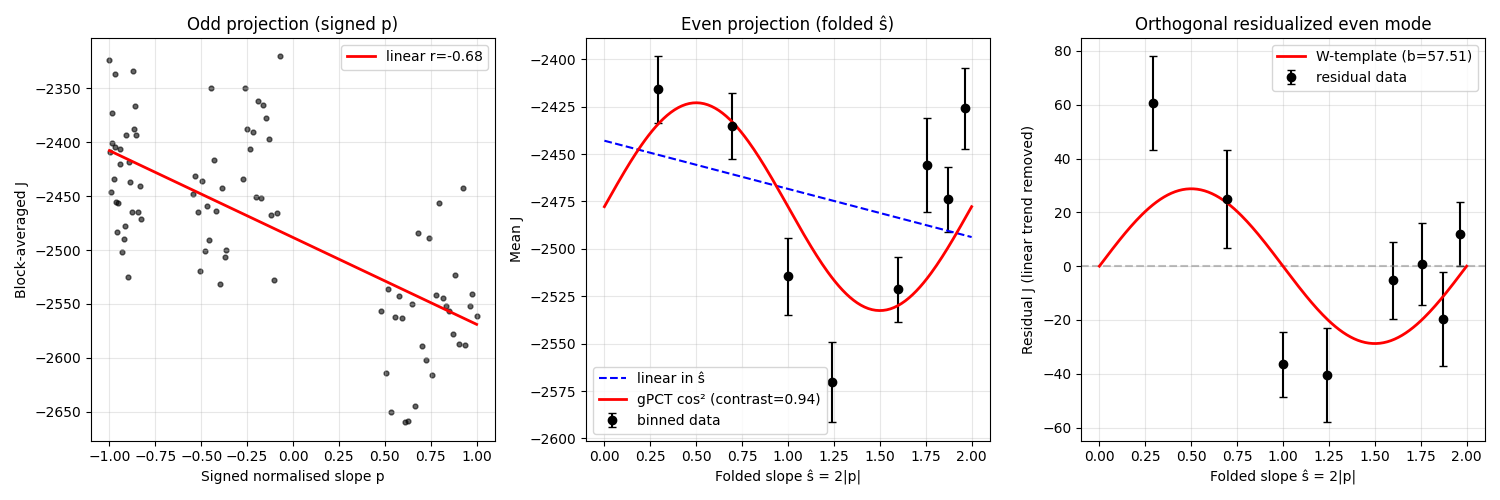

Reproduce this figure in Python.
"""
Dual-projection analysis of NIST bitdelay=0 runs with orthogonal residualization.
Shows:
  - signed p -> linear (odd) dependence
  - folded ŝ = 2|p| -> even-mode / W curvature
  - residualized even projection (isolating W-profile after linear removal)

Data:
  https://doi.org/10.18434/M33C71

  The NIST 2015 release contains multiple runs taken at different
  electronic-delay settings (the "bitdelay" parameter). Only the five
  bitdelay = 0 runs are used here. Non-zero bitdelay introduces a fixed
  offset between the setting-choice timestamp and the measurement
  timestamp; over a per-block average this offset smears any
  phase-dependent signal across adjacent values of the conditioning
  proxy, washing out the shape being tested. The bitdelay = 0 files
  preserve the timestamp alignment the analysis requires.

Author:  Christopher Dean White
ORCID:   0009-0002-7866-7078
License: ©2026 MIT
"""

import os
import numpy as np
import h5py
import ephem
from datetime import datetime, timezone
from scipy.optimize import curve_fit
import matplotlib.pyplot as plt

# ---------- configuration ----------
RUN_FILES = [
    "17_04_CH_pockel_100kHz.run.completeblind.dat.compressed.build.hdf5",
    "19_45_CH_pockel_100kHz.run.nolightconeshift.dat.compressed.build.hdf5",
    "23_55_CH_pockel_100kHz.run.ClassicalRNGXOR.dat.compressed.build.hdf5",
    "00_25_CH_pockel_100kHz.run.ClassicalRNGXOR_2.dat.compressed.build.hdf5",
    "02_31_CH_pockel_100kHz.run.ClassicalRNGXOR_3.dat.compressed.build.hdf5",
]
RUN_STARTS = {
    "17_04_CH_pockel_100kHz.run.completeblind.dat.compressed.build.hdf5":
        datetime(2015, 9, 18, 23, 4, 0, tzinfo=timezone.utc),
    "19_45_CH_pockel_100kHz.run.nolightconeshift.dat.compressed.build.hdf5":
        datetime(2015, 9, 19, 1, 45, 0, tzinfo=timezone.utc),
    "23_55_CH_pockel_100kHz.run.ClassicalRNGXOR.dat.compressed.build.hdf5":
        datetime(2015, 9, 19, 5, 55, 0, tzinfo=timezone.utc),
    "00_25_CH_pockel_100kHz.run.ClassicalRNGXOR_2.dat.compressed.build.hdf5":
        datetime(2015, 9, 19, 6, 25, 0, tzinfo=timezone.utc),
    "02_31_CH_pockel_100kHz.run.ClassicalRNGXOR_3.dat.compressed.build.hdf5":
        datetime(2015, 9, 19, 8, 31, 0, tzinfo=timezone.utc),
}
CLICK_MASK = 960
SYNC_HZ = 100_000
SCALE = 120
N_BINS = 8
HOLD_FRAC = 0.25
N_REPEATS = 30

BOULDER = ephem.Observer()
BOULDER.lat, BOULDER.lon, BOULDER.elevation = "40.0150", "-105.2705", 1655
# ------------------------------------

def compute_J_blocks(filepath, block_seconds):
    with h5py.File(filepath, "r") as f:
        a_clicks = np.asarray(f["alice/clicks"][:]) & CLICK_MASK
        b_clicks = np.asarray(f["bob/clicks"][:]) & CLICK_MASK
        a_set = np.asarray(f["alice/settings"][:])
        b_set = np.asarray(f["bob/settings"][:])
    n = min(len(a_clicks), len(b_clicks), len(a_set), len(b_set))
    block_ticks = int(block_seconds * SYNC_HZ)
    n_blocks = n // block_ticks
    J_list = []
    for b in range(n_blocks):
        sl = slice(b * block_ticks, (b + 1) * block_ticks)
        ac, bc = a_clicks[sl], b_clicks[sl]
        aset, bset = a_set[sl], b_set[sl]
        def count(sA, sB):
            return np.sum((aset == sA) & (bset == sB) & (ac > 0) & (bc > 0))
        n11, n12 = count(1, 1), count(1, 2)
        n21, n22 = count(2, 1), count(2, 2)
        s1 = np.sum((aset == 1) & (ac > 0))
        s2 = np.sum((aset == 2) & (ac > 0))
        J = (n11 + n22 - n12 - n21) - 0.5 * (s1 + s2)
        J_list.append(float(J))
    J_arr = np.array(J_list)
    basename = os.path.basename(filepath)
    start_unix = RUN_STARTS[basename].timestamp()
    times = start_unix + np.arange(len(J_arr)) * block_seconds
    return J_arr, times

def lunar_potential_rate(unix_times):
    rates = []
    moon = ephem.Moon()
    for t in unix_times:
        BOULDER.date = ephem.Date(datetime.fromtimestamp(t, timezone.utc))
        moon.compute(BOULDER)
        r1 = moon.earth_distance
        BOULDER.date += 60 / 86400.0
        moon.compute(BOULDER)
        r2 = moon.earth_distance
        rdot = (r2 - r1) / 60.0
        r_mid = 0.5 * (r1 + r2)
        rates.append(-rdot / (r_mid ** 2))
    return np.array(rates)

def normalize_and_fold(s):
    ptp = np.ptp(s)
    p = np.zeros_like(s) if ptp < 1e-12 else 2 * (s - s.min()) / ptp - 1
    return p, 2 * np.abs(p)

def gpct_shape(s_hat):
    return np.cos(np.pi * np.clip(s_hat, 0, 2) / 2 - np.pi / 4) ** 2

def bin_means(x, y, n_bins=N_BINS):
    edges = np.quantile(x, np.linspace(0, 1, n_bins + 1))
    centers, means, ses = [], [], []
    for i in range(n_bins):
        m = (x >= edges[i]) & (x <= edges[i+1] if i == n_bins-1 else x < edges[i+1])
        if np.sum(m) >= 2:
            centers.append(np.mean(x[m]))
            means.append(np.mean(y[m]))
            ses.append(np.std(y[m]) / np.sqrt(np.sum(m)))
    return np.array(centers), np.array(means), np.array(ses)

def lin_folded(x, a, b):
    return a + b * x

def templ(x, a, b):
    return a + b * (gpct_shape(x) - np.mean(gpct_shape(x)))

# ---------- load continuous arc ----------
all_J, all_s = [], []
for fn in RUN_FILES:
    if not os.path.exists(fn):
        continue
    J, t = compute_J_blocks(fn, SCALE)
    if len(J):
        all_J.append(J)
        all_s.append(lunar_potential_rate(t))
J = np.concatenate(all_J)
s = np.concatenate(all_s)
p, s_hat = normalize_and_fold(s)
n = len(J)
print(f"Total blocks at {SCALE}s: {n}")

# ---------- check cross-projection orthogonality ----------
ortho_corr = np.corrcoef(p, s_hat)[0, 1]
print(f"Cross-projection correlation (p vs ŝ): {ortho_corr:.4f}")

# ---------- signed (odd) projection ----------
r_signed = np.corrcoef(p, J)[0, 1]
coef_lin = np.polyfit(p, J, 1)
print(f"Signed p: r = {r_signed:.3f}")

# ---------- folded (even) projection ----------
cen, mu, se = bin_means(s_hat, J)
try:
    popt_l, pcov_l = curve_fit(lin_folded, cen, mu, p0=[mu.mean(), 0], sigma=se)
    popt_t, pcov_t = curve_fit(templ, cen, mu, p0=[mu.mean(), 0], sigma=se)

    rss_l = np.sum(((mu - lin_folded(cen, *popt_l)) / se)**2)
    rss_t = np.sum(((mu - templ(cen, *popt_t)) / se)**2)
    contrast = (rss_l - rss_t) / (rss_t + 1e-12)

    a_fit, b_fit = popt_t
    a_err, b_err = np.sqrt(np.diag(pcov_t))
    print(f"\n--- Folded Fit Parameters (Scale: {SCALE}s) ---")
    print(f"Curvature Contrast : {contrast:.3f}")
    print(f"Vertical Offset (a): {a_fit:.2f} ± {a_err:.2f}")
    print(f"W-Amplitude (b)    : {b_fit:.2f} ± {b_err:.2f}")
    print("-" * 45)
except Exception as e:
    print("Folded fit failed:", e)
    contrast = np.nan
    popt_l = popt_t = None

# ---------- orthogonal residualization ----------
J_linear_trend = np.polyval(coef_lin, p)
J_residuals = J - J_linear_trend
cen_res, mu_res, se_res = bin_means(s_hat, J_residuals)
try:
    popt_res, pcov_res = curve_fit(templ, cen_res, mu_res, p0=[mu_res.mean(), 0], sigma=se_res)
    b_res, b_res_err = popt_res[1], np.sqrt(np.diag(pcov_res))[1]
    print(f"Residual W-Amplitude (b_res): {b_res:.2f} ± {b_res_err:.2f}")
except Exception as e:
    print("Residual fit failed:", e)
    popt_res = None

# ---------- continuity-preserving hold-out on folded ----------
rng = np.random.default_rng(42)
test_contrasts = []
for _ in range(N_REPEATS):
    hold = rng.random(n) < HOLD_FRAC
    if np.sum(hold) < N_BINS * 2 or np.sum(~hold) < N_BINS * 2:
        continue
    c_test = 0.0
    try:
        cen_h, mu_h, se_h = bin_means(s_hat[hold], J[hold])
        pl, _ = curve_fit(lin_folded, cen_h, mu_h, p0=[mu_h.mean(), 0], sigma=se_h)
        pt, _ = curve_fit(templ, cen_h, mu_h, p0=[mu_h.mean(), 0], sigma=se_h)
        rssl = np.sum(((mu_h - lin_folded(cen_h, *pl)) / se_h)**2)
        rsst = np.sum(((mu_h - templ(cen_h, *pt)) / se_h)**2)
        c_test = (rssl - rsst) / (rsst + 1e-12)
    except Exception:
        pass
    test_contrasts.append(c_test)
test_contrasts = np.array(test_contrasts)
print(f"Hold-out test contrast: mean={test_contrasts.mean():.3f}, "
      f"fraction>0={np.mean(test_contrasts>0):.2f}")

# ---------- 3-panel figure ----------
fig, axes = plt.subplots(1, 3, figsize=(15, 5))

# Panel 1: Signed Odd Projection
axes[0].scatter(p, J, s=12, alpha=0.6, c="k")
xx = np.linspace(p.min(), p.max(), 100)
axes[0].plot(xx, np.polyval(coef_lin, xx), "r-", lw=2, label=f"linear r={r_signed:.2f}")
axes[0].set_xlabel("Signed normalised slope p")
axes[0].set_ylabel("Block-averaged J")
axes[0].set_title("Odd projection (signed p)")
axes[0].legend()
axes[0].grid(alpha=0.3)

# Panel 2: Folded Even Projection
if popt_t is not None:
    axes[1].errorbar(cen, mu, yerr=se, fmt="o", color="k", ms=6, capsize=3, label="binned data")
    xf = np.linspace(0, 2, 200)
    axes[1].plot(xf, lin_folded(xf, *popt_l), "b--", label="linear in ŝ")
    axes[1].plot(xf, templ(xf, *popt_t), "r-", lw=2, label=f"gPCT cos² (contrast={contrast:.2f})")
    axes[1].set_xlabel("Folded slope ŝ = 2|p|")
    axes[1].set_ylabel("Mean J")
    axes[1].set_title("Even projection (folded ŝ)")
    axes[1].legend()
    axes[1].grid(alpha=0.3)

# Panel 3: Residualized Even Projection
if popt_res is not None:
    axes[2].errorbar(cen_res, mu_res, yerr=se_res, fmt="o", color="k", ms=6, capsize=3, label="residual data")
    axes[2].axhline(0, color="gray", linestyle="--", alpha=0.5)
    axes[2].plot(xf, popt_res[1] * (gpct_shape(xf) - np.mean(gpct_shape(xf))), "r-", lw=2, label=f"W-template (b={b_res:.2f})")
    axes[2].set_xlabel("Folded slope ŝ = 2|p|")
    axes[2].set_ylabel("Residual J (linear trend removed)")
    axes[2].set_title("Orthogonal residualized even mode")
    axes[2].legend()
    axes[2].grid(alpha=0.3)

plt.tight_layout()
plt.savefig("gPCT_NIST_dual-projection_residualized.png", dpi=150)
print("\nSaved gPCT_NIST_dual-projection_residualized.png")
plt.show()
